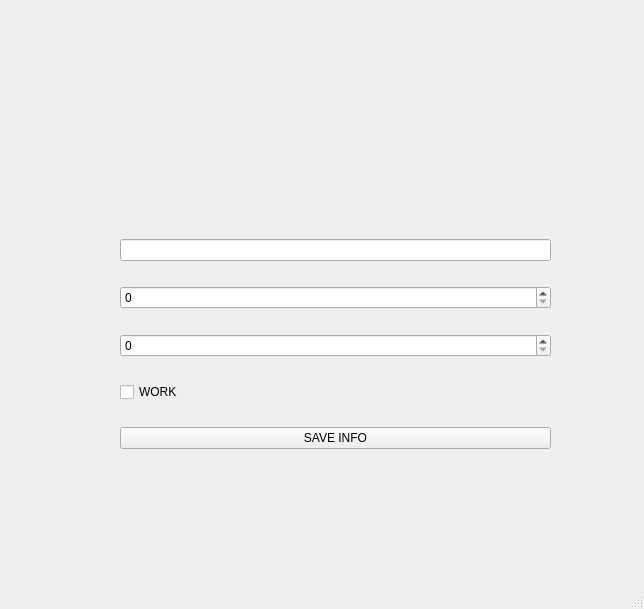
<?xml version="1.0" encoding="UTF-8"?>
<ui version="4.0">
 <class>MainWindow</class>
 <widget class="QMainWindow" name="MainWindow">
  <property name="geometry">
   <rect>
    <x>0</x>
    <y>0</y>
    <width>644</width>
    <height>609</height>
   </rect>
  </property>
  <property name="windowTitle">
   <string>Airport</string>
  </property>
  <widget class="QWidget" name="centralwidget">
   <widget class="QWidget" name="gridLayoutWidget">
    <property name="geometry">
     <rect>
      <x>120</x>
      <y>220</y>
      <width>431</width>
      <height>251</height>
     </rect>
    </property>
    <layout class="QGridLayout" name="gridLayout">
     <item row="5" column="0">
      <widget class="QPushButton" name="pushButton">
       <property name="text">
        <string>SAVE INFO</string>
       </property>
      </widget>
     </item>
     <item row="3" column="0">
      <widget class="QSpinBox" name="spinBox_2"/>
     </item>
     <item row="2" column="0">
      <widget class="QSpinBox" name="spinBox"/>
     </item>
     <item row="4" column="0">
      <widget class="QCheckBox" name="checkBox">
       <property name="text">
        <string>WORK</string>
       </property>
      </widget>
     </item>
     <item row="0" column="0">
      <widget class="QLineEdit" name="lineEdit"/>
     </item>
    </layout>
   </widget>
  </widget>
  <widget class="QMenuBar" name="menubar">
   <property name="geometry">
    <rect>
     <x>0</x>
     <y>0</y>
     <width>644</width>
     <height>22</height>
    </rect>
   </property>
  </widget>
  <widget class="QStatusBar" name="statusbar"/>
 </widget>
 <resources/>
 <connections/>
</ui>
